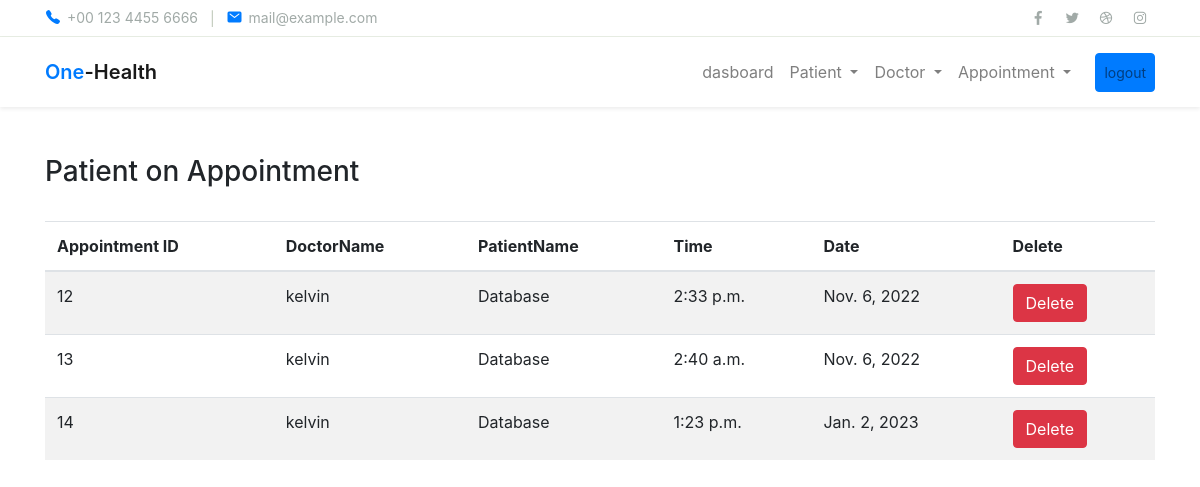
Screenshot of /view_appointment (signed in) with the database file from the repository.
### hospital/models.py (models this page shows)
class Appoinment(models.Model):
    Doctor = models.ForeignKey(Doctor, on_delete=models.CASCADE)
    Patient = models.ForeignKey(Patient, on_delete=models.CASCADE)
    date = models.DateField()
    time = models.TimeField()

class Doctor(models.Model):
    Name = models.CharField(max_length=50)
    mobile = models.IntegerField(null=True)
    special = models.CharField(max_length=50)
    def __str__(self):
        return self.Name

class Patient(models.Model):
    name = models.CharField(max_length=50)
    gender = models.CharField(max_length=50)
    mobile = models.IntegerField(null=True)
    address = models.TextField(max_length=50)
    def __str__(self):
        return self.name

### hospital/views.py (the view)
# urls.py: path('view_appointment', views.View_Appointment, name="view_appointment"),
def View_Appointment(request):
    if not request.user.is_staff:
        return redirect('login')
    doc = Appoinment.objects.all()
    d = {'doc': doc}
    return render(request, 'view_appointment.html', d)

### templates/view_appointment.html (shortened to what this page needs)
{% extends "base.html" %}
{% block content %}
<div class="container">
 <br><br>
 <h3>Patient on Appointment</h3>
 <br>
 <table id="example" class="table  table-striped table-hover">
   <thead>
       <tr>
           <th>Appointment ID</th>
           <th>DoctorName</th>
           <th>PatientName</th>
           <th>Time</th>
           <th>Date</th>
           <th>Delete</th>
       </tr>
   </thead>
   <tbody>
       {% for i in doc %}
       <tr>
           <td>{{i.id}}</td>
           <td>{{i.Doctor}}</td>
           <td>{{i.Patient}}</td>
           <td>{{i.time}}</td>
           <td>{{i.date}}</td>
           <td><a href="{% url 'delete_appointment' i.pk %}" onclick="return confirm('Are you sure you went to delete')" class="btn btn-danger">Delete</a>
        </td>
       </tr>
       {% endfor %}
   </tbody>
 </table>
</div>
{% endblock %}

### templates/base.html (shortened to what this page needs)
{% load static %}
<!doctype html>
<html lang="en">
  <head>
   <link rel="stylesheet" href="static/assets/css/maicons.css">
  <link rel="stylesheet" href="static/assets/css/bootstrap.css">
  <link rel="stylesheet" href="static/assets/vendor/owl-carousel/css/owl.carousel.css">
  <link rel="stylesheet" href="static/assets/vendor/animate/animate.css">
  <link rel="stylesheet" href="static/assets/css/theme.css">
  <link rel="stylesheet" href="static/assets/css/maicons.css">
  <link rel="stylesheet" href="static/assets/css/bootstrap.css">
   <link rel="stylesheet" href="static/assets/css/theme.css">
  <link rel="stylesheet" href="static/assets/vendor/owl-carousel/css/owl.carousel.css">
  <link rel="stylesheet" href="static/assets/vendor/animate/animate.css">
  <link rel="stylesheet" href="static/assets/css/theme.css">
  <link rel="stylesheet" href="https://cdn.jsdelivr.net/npm/bootstrap@4.6.1/dist/css/bootstrap.min.css">
  <link rel="stylesheet" href="https://use.fontawesome.com/releases/v5.7.0/css/all.css">
  <link rel="stylesheet" href="{% static 'css/styles.css' %}">
  <link rel="stylesheet" href="{% static 'assets/css/styles.css' %}">
  <link rel="stylesheet" href="https://cdn.datatables.net/1.11.5/css/jquery.dataTables.min.css">
  <link rel="stylesheet" href="https://cdn.datatables.net/buttons/2.2.2/css/buttons.dataTables.min.css">
 </head>
  <body>
{% include "navigation.html" %}
  {% block content %}
  {% endblock %}
</body>
</html>

### templates/navigation.html (shortened to what this page needs)
 <header>
    <div class="topbar">
      <div class="container">
        <div class="row">
          <div class="col-sm-8 text-sm">
            <div class="site-info">
              <a href="#"><span class="mai-call text-primary"></span> +00 123 4455 6666</a>
              <span class="divider">|</span>
              <a href="#"><span class="mai-mail text-primary"></span> mail@example.com</a>
            </div>
          </div>
          <div class="col-sm-4 text-right text-sm">
            <div class="social-mini-button">
              <a href="#"><span class="mai-logo-facebook-f"></span></a>
              <a href="#"><span class="mai-logo-twitter"></span></a>
              <a href="#"><span class="mai-logo-dribbble"></span></a>
              <a href="#"><span class="mai-logo-instagram"></span></a>
            </div>
          </div>
        </div>
      </div>
    </div>
    <nav class="navbar navbar-expand-lg navbar-light shadow-sm">
      <div class="container">
        <a class="navbar-brand" href="#"><span class="text-primary">One</span>-Health</a>
  <div class="collapse navbar-collapse" id="navbarSupport">
      <ul class="navbar-nav ml-auto">
     {% if request.user.is_staff %}
        <li class="nav-item">
        <a class="nav-link" href="{% url 'dasboard' %}">dasboard</a>
      </li>
        <li class="nav-item dropdown">
        <a class="nav-link dropdown-toggle" href="#" id="navbarScrollingDropdown" role="button" data-toggle="dropdown" aria-expanded="false">
          Patient
        </a>
      </li>
        <li class="nav-item dropdown">
        <a class="nav-link dropdown-toggle" href="#" id="navbarScrollingDropdown" role="button" data-toggle="dropdown" aria-expanded="false">
          Doctor
        </a>
      </li>
      <li class="nav-item dropdown">
        <a class="nav-link dropdown-toggle" href="#" id="navbarScrollingDropdown" role="button" data-toggle="dropdown" aria-expanded="false">
          Appointment
        </a>
      </li>
        <li class="nav-item">
          <a class="btn btn-primary ml-lg-3 nav-link" href="{% url 'logout' %}">logout</a>
        </li>
         {% endif %}
          </ul>
        </div>
      </div>
    </nav>
  </header>

### hospital/static/assets/css/theme.css (style rules this page uses)
:root { --primary: #00D9A5; --accent: #FF3D85; --secondary: #4E5AFE; --warning: #EED818; --info: #05B4E1; --danger: #FF4943; --success: #96C93D; --dark: #343531; --light: #F5F9F6; --cs: #596261; --grey: #6E807A; }
body { font-family: "Source Sans Pro", sans-serif; line-height: 1.5; color: #343531; }
a { color: #07be94; text-decoration: none; background-color: transparent; }
.text-sm { font-size: 14px !important; }
.text-primary { color: #00D9A5 !important; }
.btn-primary { color: #fff; background-color: #00D9A5; border-color: transparent; }
.btn-danger { color: #fff; background-color: #FF4943; border-color: transparent; }
.topbar { border-bottom: 1px solid #E8EEE4; }
.topbar .row { align-items: center; min-height: 36px; }
.topbar .site-info a { display: inline-flex; align-items: center; color: #A1AAA7; }
.topbar .site-info a span { font-size: 16px; margin-right: 6px; }
.topbar .site-info .divider { margin-left: 8px; margin-right: 8px; color: #BEC8B8; }
.topbar .social-mini-button a { display: inline-block; padding: 4px 8px; color: #A1AAA7; }
.btn { padding: 8px 24px; }
.navbar { min-height: 70px; }
.navbar-brand { font-weight: 600; padding-top: 10px; padding-bottom: 10px; }
.navbar-nav { margin-top: 10px; border-top: 1px solid #E8EEE4; flex-shrink: 0; }
.navbar-nav .nav-link { transition: all .2s ease; }
.navbar-nav .btn { font-size: 14px; }
.navbar-light .navbar-nav .nav-link { color: rgba(110, 128, 122, 0.8); }
@media (min-width: 992px) { .navbar-expand-lg .navbar-nav { margin-top: 0; border-top: none; } }
@media (min-width: 992px) { .navbar-expand-lg .navbar-nav .nav-link { padding-right: 16px; padding-left: 16px; } }
@media (min-width: 992px) { .navbar-expand-lg .navbar-nav { align-items: center; } }

### rows the page displays
Appoinment: id "12", Doctor "kelvin", Patient "Database", time "2:33 p.m.", date "Nov. 6, 2022"
Appoinment: id "13", Doctor "kelvin", Patient "Database", time "2:40 a.m.", date "Nov. 6, 2022"
Appoinment: id "14", Doctor "kelvin", Patient "Database", time "1:23 p.m.", date "Jan. 2, 2023"
